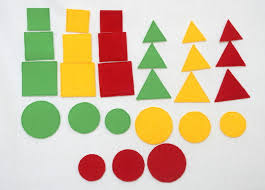
#> input picture TIOiAD/3/1.jpg, 265 x 190 px
$ jupyter execute lab03.ipynb   (shell and % lines are left out)
#> lines starting #> are read from the running program, lines starting #| are printed output that depends on the picture; after the words box and inside, x2 and y2 are one past the last pixel; in counts of white or black regions, pixels touching at a corner belong together
### Тема: Локальные особенности. Детекторы.

1.	Выделить характерные угловые точки на произвольном изображении при помощи детектора углов Харриса (cv2.cornerHarris()) и детектора углов Ши Томаси (cv2.goodFeaturesToTrack()). Сравните результаты.

[cell 1]
import cv2
import numpy as np
from matplotlib import pyplot as plt

# Загрузка изображения
img = cv2.imread('1.jpg')
#> img is the input picture: shape (190, 265, 3); mean B, G, R 163.5, 193.2, 210.4
gray = cv2.cvtColor(img, cv2.COLOR_BGR2GRAY)

# Harris
gray_harris = np.float32(gray)
dst = cv2.cornerHarris(gray_harris, 2, 3, 0.04) #k=0.04 "строгость" поиска (меньше = найдёт больше углов)
dst = cv2.dilate(dst, None)
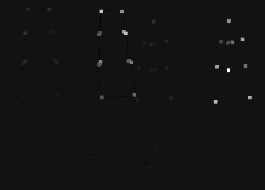
#> dst: shape (190, 265) float32; min -5120334.5, max 67335936, mean 192422.5; drawn with min black and max white
img_harris = img.copy()
img_harris[dst > 0.01 * dst.max()] = [0, 0, 255]
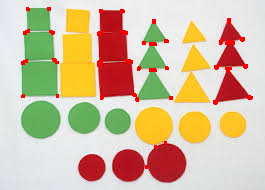
#> img_harris: shape (190, 265, 3); 1.64% of pixels changed, all inside (x1, y1, x2, y2) = (21, 7, 253, 169)

# Shi-Tomasi
img_shi = img.copy()
corners = cv2.goodFeaturesToTrack(gray, 100, 0.01, 10) #0.01 насколько "качественными" должны быть углы
#> corners = 77 rows, first 8: [215, 101], [228, 20], [241, 38], [216, 66], [244, 65], [128, 60], [125, 32], [99, 62]
corners = corners.astype(int)
for i in corners:
    x, y = i.ravel()
    cv2.circle(img_shi, (x, y), 5, (0,255,0), -1)
#> this loop made 77 passes
#> (x, y) on passes 1 to 12: (215, 101), (228, 20), (241, 38), (216, 66), (244, 65), (128, 60), (125, 32), (99, 62), (248, 96), (121, 11), (227, 69), (227, 42)
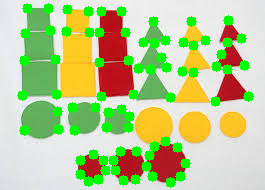
#> img_shi: shape (190, 265, 3); 12.38% of pixels changed, all inside (x1, y1, x2, y2) = (17, 3, 254, 188)

# Визуализация
fig, axs = plt.subplots(1,2, figsize=(12,6))
axs[0].imshow(cv2.cvtColor(img_harris, cv2.COLOR_BGR2RGB))
axs[0].set_title('Harris Corners')
axs[1].imshow(cv2.cvtColor(img_shi, cv2.COLOR_BGR2RGB))
axs[1].set_title('Shi-Tomasi Corners')
for ax in axs:
    ax.axis('off')
plt.show()
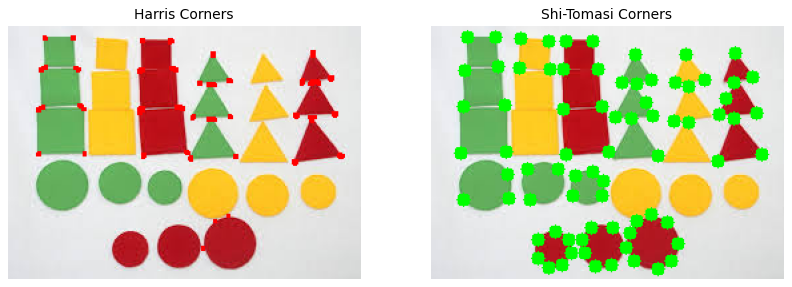
#> figure drawn by matplotlib, 2 panels

2.	Для выполнения этого задания используйте фото с изображением нескольких лиц. При помощи классификатора Хаара определите на фото область лиц, глаз и улыбки (см. https://opencv24-python-tutorials.readthedocs.io/en/latest/py_tutorials/py_objdetect/py_face_detection/py_face_detection.html#face-detection)

[cell 2]
face_cascade = cv2.CascadeClassifier(cv2.data.haarcascades + 'haarcascade_frontalface_default.xml')
eye_cascade = cv2.CascadeClassifier(cv2.data.haarcascades + 'haarcascade_eye.xml')
smile_cascade = cv2.CascadeClassifier(cv2.data.haarcascades + 'haarcascade_smile.xml')

img = cv2.imread('2.jpg')
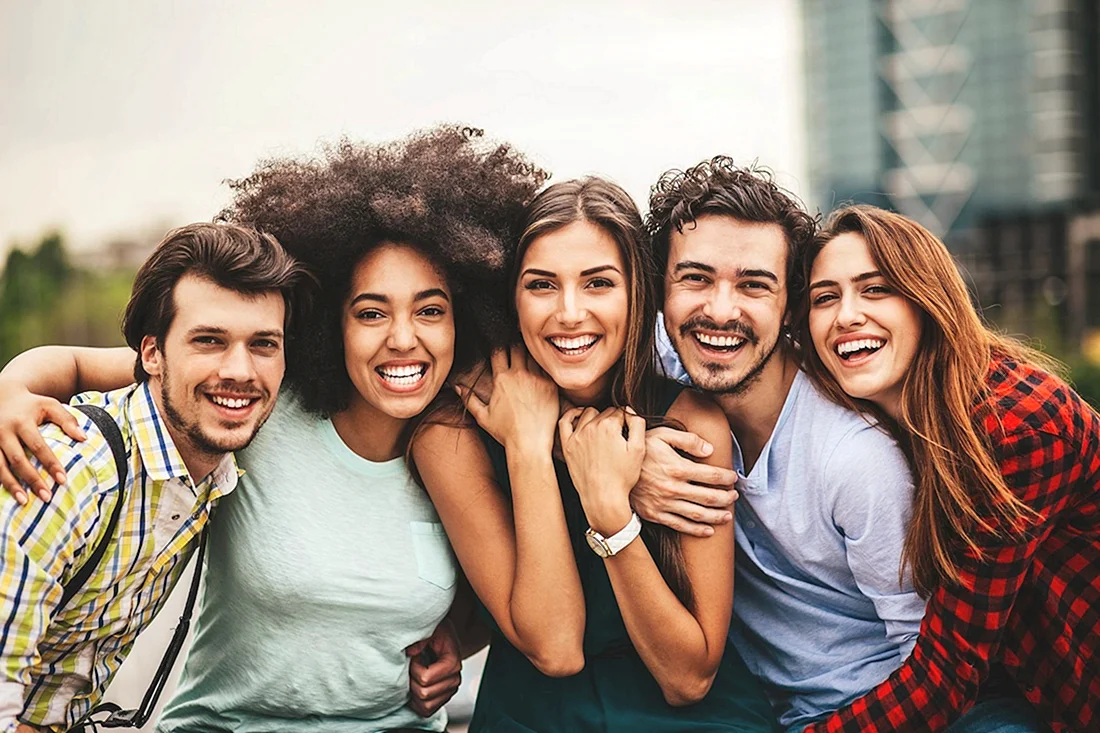
#> input picture TIOiAD/3/2.jpg, 1100 x 733 px
#> img is the input picture: shape (733, 1100, 3); mean B, G, R 126.5, 139.4, 157.2
gray = cv2.cvtColor(img, cv2.COLOR_BGR2GRAY)
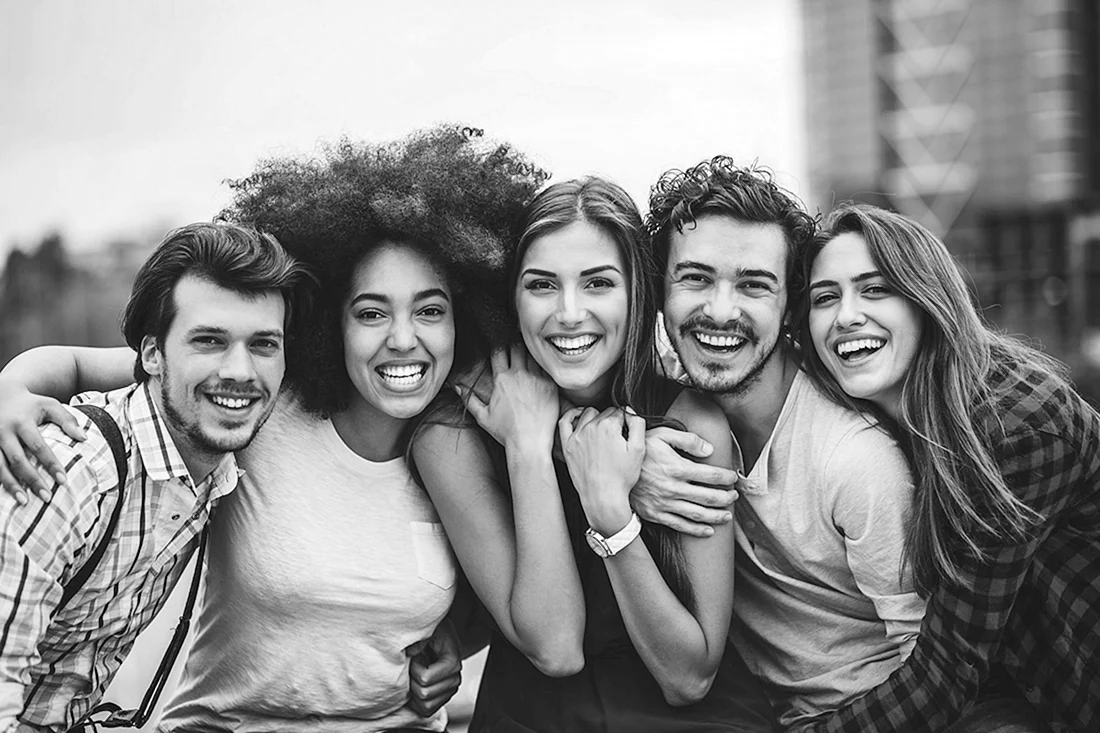
#> gray: shape (733, 1100); min 0, max 255, mean 143.2

faces = face_cascade.detectMultiScale(gray, 1.3, 5)
#> faces = [[497, 229, 144, 144], [640, 218, 166, 166], [784, 245, 131, 131], [326, 255, 148, 148], [159, 287, 153, 153]]
for (x, y, w, h) in faces:
    cv2.rectangle(img, (x,y), (x+w, y+h), (255,0,0), 2)
    roi_gray = gray[y:y+h, x:x+w]
    roi_color = img[y:y+h, x:x+w]
    eyes = eye_cascade.detectMultiScale(roi_gray)
    for (ex,ey,ew,eh) in eyes:
        cv2.rectangle(roi_color, (ex,ey), (ex+ew, ey+eh), (0,255,0), 2)
    smiles = smile_cascade.detectMultiScale(roi_gray, scaleFactor=1.7, minNeighbors=22)
    for (sx,sy,sw,sh) in smiles:
        cv2.rectangle(roi_color, (sx,sy), (sx+sw, sy+sh), (0,0,255), 2)
#> this loop made 5 passes
#> (x, y, w, h, eyes, smiles) on passes 1, 2, 4, 5: (497, 229, 144, 144, [[81, 40, 32, 32], [25, 35, 41, 41]], [[25, 86, 104, 52]]), (640, 218, 166, 166, [[35, 40, 42, 42]], [[29, 96, 104, 52]]), (326, 255, 148, 148, [[80, 38, 40, 40], [25, 40, 41, 41]], [[45, 101, 61, 31], [27, 88, 104, 52]]), (159, 287, 153, 153, [[25, 32, 47, 47], [80, 35, 45, 45]], [[23, 88, 104, 52]])
#> (x, y, w, h, eyes) on pass 3: (784, 245, 131, 131, [[27, 41, 28, 28], [75, 30, 30, 30], [62, 27, 35, 35]])
#> pass 1, `roi_color = img[y:y+h, x:x+w]`:
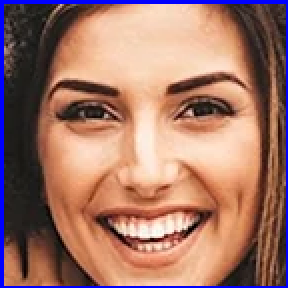
#> roi_color: shape (144, 144, 3) (shown 2 times larger); mean B, G, R 103.8, 116.7, 160.7
#> after the loop:
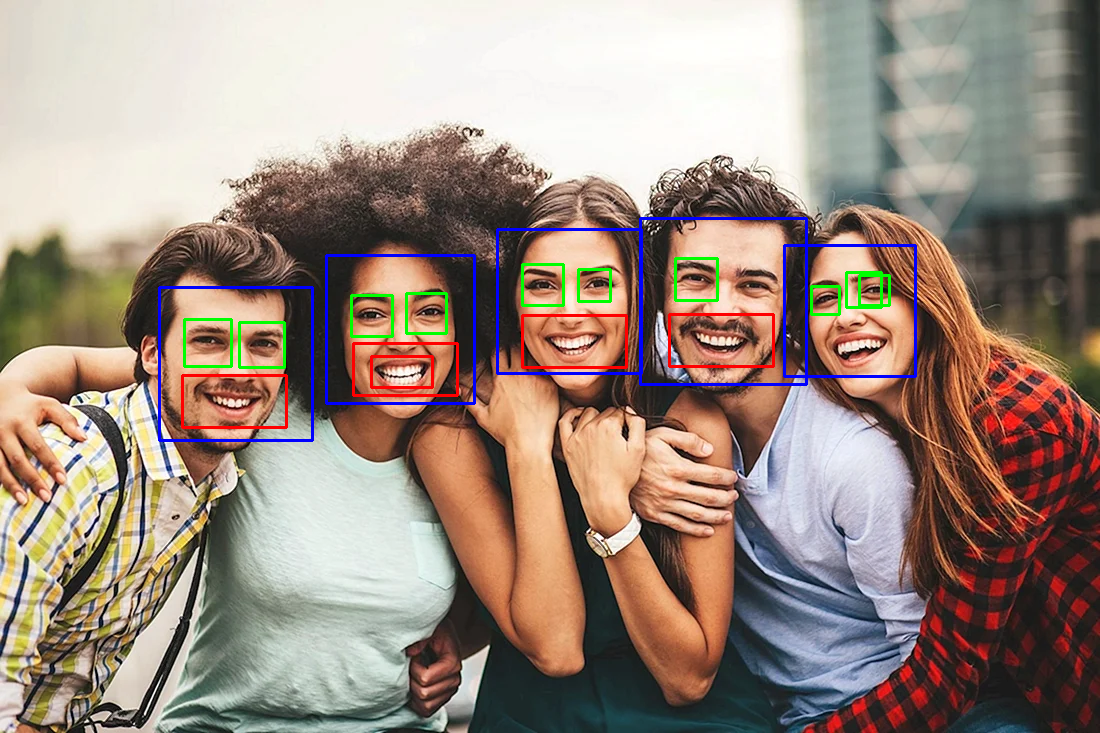
#> img: shape (733, 1100, 3); 2.15% of pixels changed, all inside (x1, y1, x2, y2) = (158, 217, 917, 442)
#> after the loop:
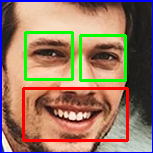
#> roi_color: shape (153, 153, 3); mean B, G, R 98.9, 120.3, 151.9
#> after the loop:
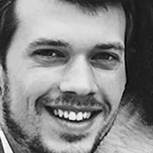
#> roi_gray: shape (153, 153); min 2, max 254, mean 134.6

plt.figure(figsize=(10,8))
plt.imshow(cv2.cvtColor(img, cv2.COLOR_BGR2RGB))
plt.axis('off')
plt.title('Лицо (синее), глаза (зелёное), улыбка (красное)')
plt.show()
